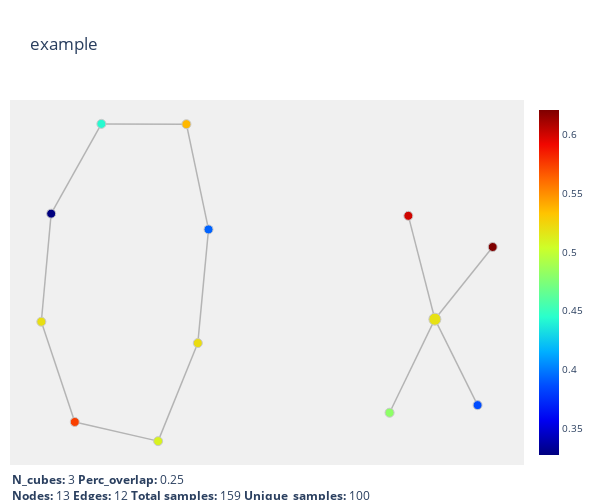

This figure's notebook cell:
### Code cell
pl_jet = [[0.0, 'rgb(0, 0, 127)'], #derived for matplotlib jet
          [0.1, 'rgb(0, 0, 241)'],
          [0.2, 'rgb(0, 76, 255)'],
          [0.3, 'rgb(0, 176, 255)'],
          [0.4, 'rgb(41, 255, 205)'],
          [0.5, 'rgb(124, 255, 121)'],
          [0.6, 'rgb(205, 255, 41)'],
          [0.7, 'rgb(255, 196, 0)'],
          [0.8, 'rgb(255, 103, 0)'],
          [0.9, 'rgb(241, 7, 0)'],
          [1.0, 'rgb(127, 0, 0)']]

vis = plotlyviz(graph, title='example', colorscale=pl_jet)
vis.show()

### Figure 1 — Plotly figure (JSON) as saved in the notebook; plotly's stock layout.template omitted (floating-point values rounded to 4 significant figures)
{"data": [{"hoverinfo": "none", "line": {"color": "rgb(180,180,180)", "width": 1.5}, "mode": "lines", "type": "scatter", "uid": "655db9e7-63d0-4b86-b147-42356df68766", "x": [-0.593, -1.502, null, -0.593, -0.3567, null, 2.52, 2.063, null, -1.502, -2.039, null, -2.039, -2.144, null, -0.3567, -0.4712, null, 1.78, 2.063, null, 2.063, 1.579, null, 2.063, 2.681, null, -2.144, -1.787, null, -0.4712, -0.8957, null, -0.8957, -1.787, null], "y": [1.478, 1.48, null, 1.478, 0.5365, null, -1.034, -0.2661, null, 1.48, 0.6777, null, 0.6777, -0.2888, null, 0.5365, -0.4796, null, 0.6582, -0.2661, null, -0.2661, -1.103, null, -0.2661, 0.3794, null, -0.2888, -1.185, null, -0.4796, -1.356, null, -1.356, -1.185, null]}, {"hoverinfo": "text", "marker": {"color": [0.5366, 0.3857, 0.443, 0.327, 0.3927, 0.6004, 0.5186, 0.5195, 0.4806, 0.5208, 0.5101, 0.6212, 0.5747], "colorbar": {"thickness": 20, "tickfont": {"size": 10}, "ticklen": 4, "x": 1.01}, "colorscale": [[0, "rgb(0, 0, 127)"], [0.1, "rgb(0, 0, 241)"], [0.2, "rgb(0, 76, 255)"], [0.3, "rgb(0, 176, 255)"], [0.4, "rgb(41, 255, 205)"], [0.5, "rgb(124, 255, 121)"], [0.6, "rgb(205, 255, 41)"], [0.7, "rgb(255, 196, 0)"], [0.8, "rgb(255, 103, 0)"], [0.9, "rgb(241, 7, 0)"], [1, "rgb(127, 0, 0)"]], "line": {"color": "rgb(200,200,200)", "width": 1}, "opacity": 1, "showscale": true, "size": [9, 9, 9, 9, 9, 9, 12, 9, 9, 9, 9, 9, 9]}, "mode": "markers", "text": ["cube0_cluster0", "cube1_cluster0", "cube1_cluster1", "cube2_cluster0", "cube3_cluster0", "cube3_cluster1", "cube4_cluster0", "cube5_cluster0", "cube5_cluster1", "cube6_cluster0", "cube7_cluster0", "cube7_cluster1", "cube8_cluster0"], "type": "scatter", "uid": "f2b251b0-0193-4fd0-87c4-0b5baf695e64", "x": [-0.593, 2.52, -1.502, -2.039, -0.3567, 1.78, 2.063, -2.144, 1.579, -0.4712, -0.8957, 2.681, -1.787], "y": [1.478, -1.034, 1.48, 0.6777, 0.5365, 0.6582, -0.2661, -0.2888, -1.103, -0.4796, -1.356, 0.3794, -1.185]}], "layout": {"annotations": [{"align": "left", "font": {"size": 12}, "showarrow": false, "text": "<b>N_cubes:</b> 3 <b>Perc_overlap:</b> 0.25<br><b>Nodes:</b> 13 <b>Edges:</b> 12 <b>Total samples:</b> 159 <b>Unique_samples:</b> 100", "x": 0, "xanchor": "left", "xref": "paper", "y": -0.01, "yanchor": "top", "yref": "paper"}], "autosize": false, "font": {"size": 12}, "height": 500, "hovermode": "closest", "margin": {"b": 35, "l": 10, "r": 60, "t": 100}, "plot_bgcolor": "rgba(240, 240, 240, 0.95)", "showlegend": false, "title": {"text": "example"}, "width": 600, "xaxis": {"visible": false}, "yaxis": {"visible": false}}}
